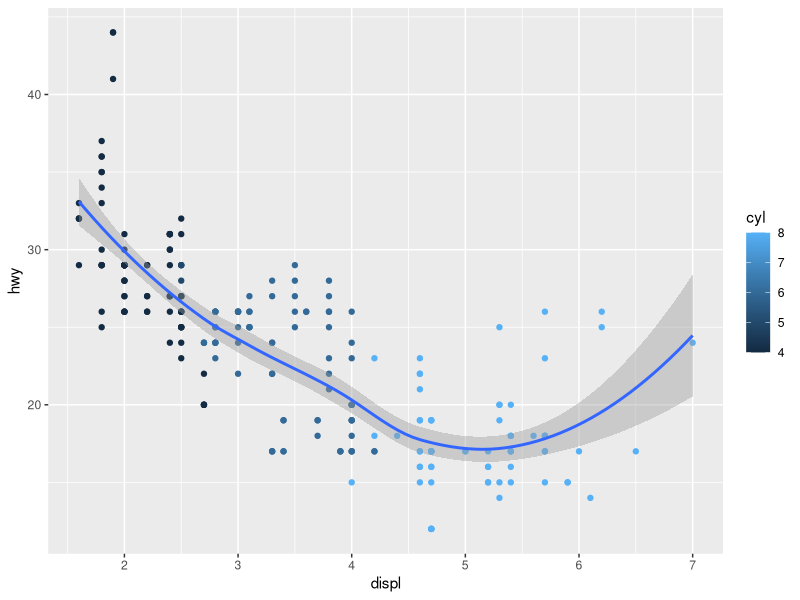
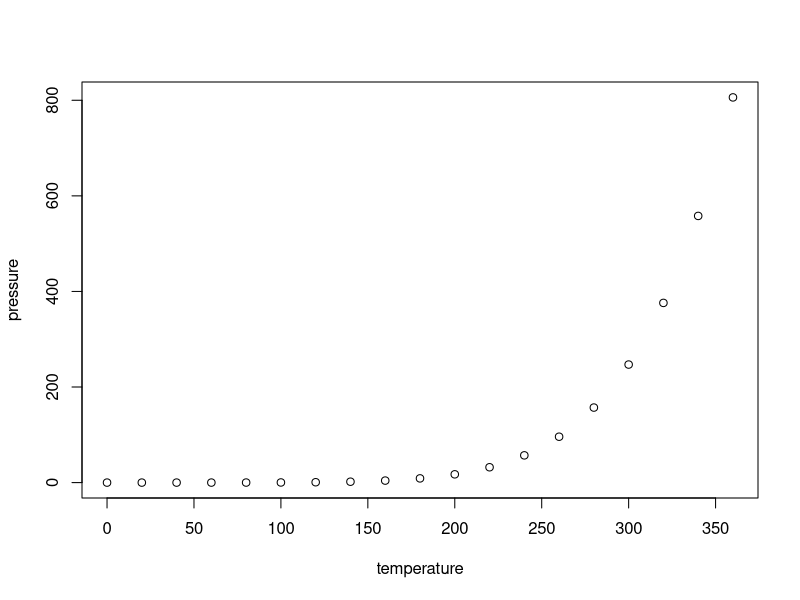

Write the R code that produced these figures, in order.
## ---- chunk 1
knitr::opts_chunk$set(echo = TRUE)
## ---- chunk 2
library(ggplot2)
ggplot(mpg, aes(x = displ, y = hwy)) +geom_point(aes(color = cyl)) + geom_smooth()
## ---- chunk 3
plot(pressure)
